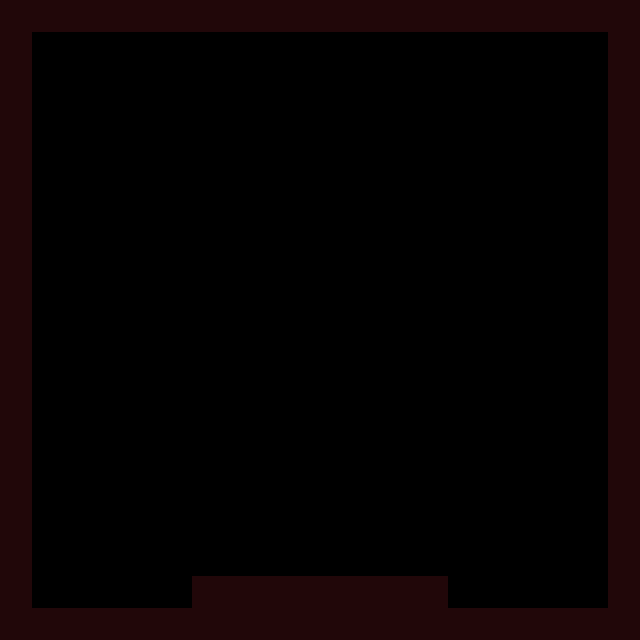

This is a level from a 2D game, rendered from its Tiled map with the project's own tilesets. A one-line summary and the map file follow, with tile-layer data summarised:
An orthogonal 20x20 tile map with 32x32 px tiles, 4 tile layers (bg, mg, fg, collision).

<map version="1.2" tiledversion="1.2.4" orientation="orthogonal" renderorder="right-down" width="20" height="20" tilewidth="32" tileheight="32" infinite="0" nextlayerid="5" nextobjectid="1">
 <tileset firstgid="1" name="tiles" tilewidth="32" tileheight="32" tilecount="8" columns="8">
  <image source="tiles.png" width="256" height="32" />
  <tile id="0">
   <properties>
    <property name="collide" type="bool" value="false" />
   </properties>
  </tile>
  <tile id="1">
   <properties>
    <property name="collide" type="bool" value="true" />
   </properties>
  </tile>
  <tile id="2">
   <properties>
    <property name="collide" type="bool" value="false" />
   </properties>
  </tile>
  <tile id="3">
   <properties>
    <property name="collide" type="bool" value="false" />
   </properties>
  </tile>
  <tile id="4">
   <properties>
    <property name="collide" type="bool" value="false" />
   </properties>
  </tile>
  <tile id="5">
   <properties>
    <property name="collide" type="bool" value="false" />
   </properties>
  </tile>
  <tile id="6">
   <properties>
    <property name="collide" type="bool" value="false" />
   </properties>
  </tile>
  <tile id="7">
   <properties>
    <property name="collide" type="bool" value="false" />
   </properties>
  </tile>
 </tileset>
 <layer id="2" name="bg" width="20" height="20">
  <data>[400 cells, 0 non-empty, 0 distinct tile ids]</data>
 </layer>
 <layer id="3" name="mg" width="20" height="20">
  <data>[400 cells, 0 non-empty, 0 distinct tile ids]</data>
 </layer>
 <layer id="4" name="fg" width="20" height="20">
  <data>[400 cells, 0 non-empty, 0 distinct tile ids]</data>
 </layer>
 <layer id="1" name="collision" width="20" height="20" opacity="0.17">
  <data>[400 cells, 84 non-empty, 1 distinct tile ids]</data>
 </layer>
</map>
